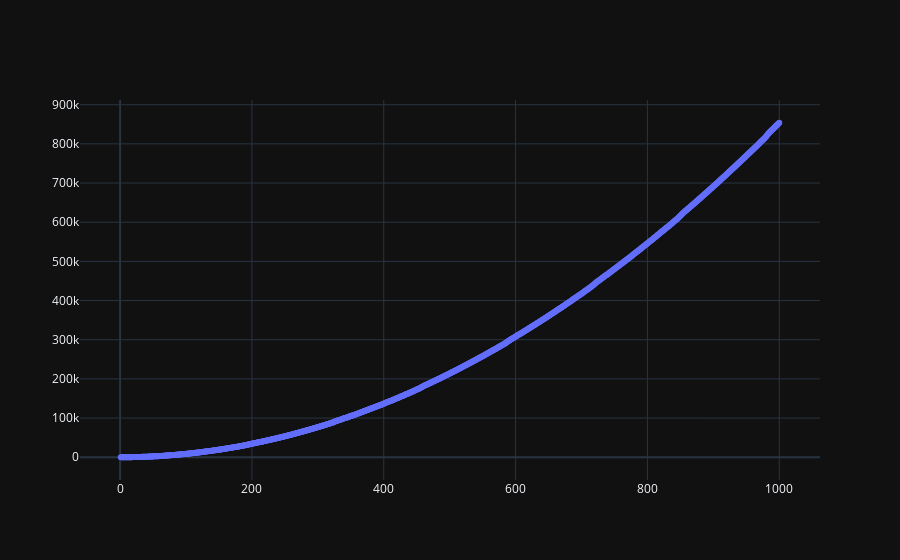

The cell this chart's notebook holds for it:
### Code cell
import plotly
import plotly.graph_objs as go
# plot data_range vs counts_at_steps
trace = go.Scatter(
    x = data_range,
    y = counts_at_steps,
    mode = 'markers'
)
fig = go.Figure(data=[trace])
fig.update_layout(template='plotly_dark')
fig.show()

### Figure 1 — Plotly figure (JSON) as saved in the notebook; plotly's stock layout.template omitted (floating-point values rounded to 4 significant figures; data arrays with more than 128 entries replaced by an {"elided": "..."} marker saying what was removed)
{"data": [{"mode": "markers", "type": "scatter", "x": {"elided": "1000 int values"}, "y": {"elided": "1000 int values"}}], "layout": {}}
